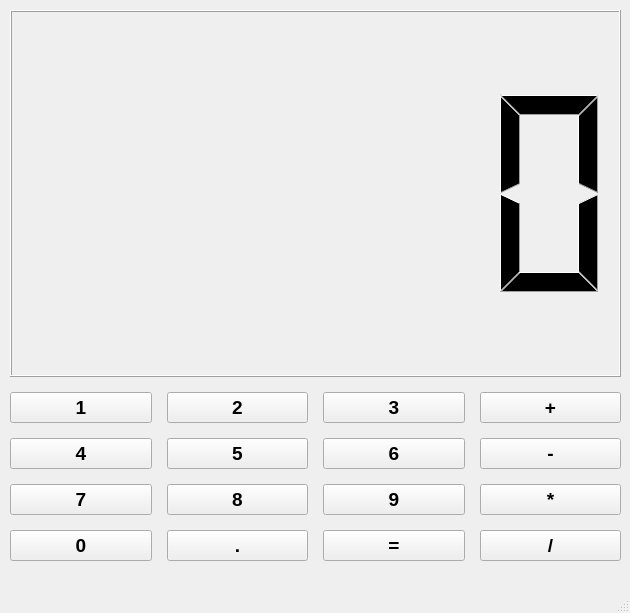
<?xml version="1.0" encoding="UTF-8"?>
<ui version="4.0">
 <class>MainWindow</class>
 <widget class="QMainWindow" name="MainWindow">
  <property name="geometry">
   <rect>
    <x>0</x>
    <y>0</y>
    <width>630</width>
    <height>613</height>
   </rect>
  </property>
  <property name="windowTitle">
   <string>MainWindow</string>
  </property>
  <widget class="QWidget" name="centralwidget">
   <widget class="QWidget" name="">
    <property name="geometry">
     <rect>
      <x>10</x>
      <y>10</y>
      <width>611</width>
      <height>551</height>
     </rect>
    </property>
    <layout class="QVBoxLayout" name="verticalLayout" stretch="0,0">
     <property name="spacing">
      <number>15</number>
     </property>
     <item>
      <widget class="QLCDNumber" name="lcdNumber"/>
     </item>
     <item>
      <layout class="QGridLayout" name="gridLayout_2">
       <item row="3" column="2">
        <widget class="QPushButton" name="pushButton_9">
         <property name="font">
          <font>
           <pointsize>14</pointsize>
           <weight>75</weight>
           <italic>false</italic>
           <bold>true</bold>
          </font>
         </property>
         <property name="text">
          <string>.</string>
         </property>
        </widget>
       </item>
       <item row="3" column="0">
        <widget class="QPushButton" name="pushButton_16">
         <property name="font">
          <font>
           <pointsize>14</pointsize>
           <weight>75</weight>
           <italic>false</italic>
           <bold>true</bold>
          </font>
         </property>
         <property name="text">
          <string>0</string>
         </property>
        </widget>
       </item>
       <item row="2" column="3">
        <widget class="QPushButton" name="pushButton_7">
         <property name="font">
          <font>
           <pointsize>14</pointsize>
           <weight>75</weight>
           <italic>false</italic>
           <bold>true</bold>
          </font>
         </property>
         <property name="text">
          <string>9</string>
         </property>
        </widget>
       </item>
       <item row="3" column="3">
        <widget class="QPushButton" name="pushButton_8">
         <property name="font">
          <font>
           <pointsize>14</pointsize>
           <weight>75</weight>
           <italic>false</italic>
           <bold>true</bold>
          </font>
         </property>
         <property name="text">
          <string>=</string>
         </property>
        </widget>
       </item>
       <item row="0" column="4">
        <widget class="QPushButton" name="pushButton">
         <property name="font">
          <font>
           <pointsize>14</pointsize>
           <weight>75</weight>
           <italic>false</italic>
           <bold>true</bold>
          </font>
         </property>
         <property name="text">
          <string>+</string>
         </property>
        </widget>
       </item>
       <item row="2" column="0">
        <widget class="QPushButton" name="pushButton_13">
         <property name="font">
          <font>
           <pointsize>14</pointsize>
           <weight>75</weight>
           <italic>false</italic>
           <bold>true</bold>
          </font>
         </property>
         <property name="text">
          <string>7</string>
         </property>
        </widget>
       </item>
       <item row="2" column="4">
        <widget class="QPushButton" name="pushButton_3">
         <property name="font">
          <font>
           <pointsize>14</pointsize>
           <weight>75</weight>
           <italic>false</italic>
           <bold>true</bold>
          </font>
         </property>
         <property name="text">
          <string>*</string>
         </property>
        </widget>
       </item>
       <item row="1" column="4">
        <widget class="QPushButton" name="pushButton_4">
         <property name="font">
          <font>
           <pointsize>14</pointsize>
           <weight>75</weight>
           <italic>false</italic>
           <bold>true</bold>
          </font>
         </property>
         <property name="text">
          <string>-</string>
         </property>
        </widget>
       </item>
       <item row="0" column="2">
        <widget class="QPushButton" name="pushButton_11">
         <property name="font">
          <font>
           <pointsize>14</pointsize>
           <weight>75</weight>
           <italic>false</italic>
           <bold>true</bold>
          </font>
         </property>
         <property name="text">
          <string>2</string>
         </property>
        </widget>
       </item>
       <item row="1" column="3">
        <widget class="QPushButton" name="pushButton_5">
         <property name="font">
          <font>
           <pointsize>14</pointsize>
           <weight>75</weight>
           <italic>false</italic>
           <bold>true</bold>
          </font>
         </property>
         <property name="text">
          <string>6</string>
         </property>
        </widget>
       </item>
       <item row="1" column="0">
        <widget class="QPushButton" name="pushButton_14">
         <property name="font">
          <font>
           <pointsize>14</pointsize>
           <weight>75</weight>
           <italic>false</italic>
           <bold>true</bold>
          </font>
         </property>
         <property name="text">
          <string>4</string>
         </property>
        </widget>
       </item>
       <item row="1" column="2">
        <widget class="QPushButton" name="pushButton_10">
         <property name="font">
          <font>
           <pointsize>14</pointsize>
           <weight>75</weight>
           <italic>false</italic>
           <bold>true</bold>
          </font>
         </property>
         <property name="text">
          <string>5</string>
         </property>
        </widget>
       </item>
       <item row="2" column="2">
        <widget class="QPushButton" name="pushButton_12">
         <property name="font">
          <font>
           <pointsize>14</pointsize>
           <weight>75</weight>
           <italic>false</italic>
           <bold>true</bold>
          </font>
         </property>
         <property name="text">
          <string>8</string>
         </property>
        </widget>
       </item>
       <item row="3" column="4">
        <widget class="QPushButton" name="pushButton_2">
         <property name="font">
          <font>
           <pointsize>14</pointsize>
           <weight>75</weight>
           <italic>false</italic>
           <bold>true</bold>
          </font>
         </property>
         <property name="text">
          <string>/</string>
         </property>
        </widget>
       </item>
       <item row="0" column="0">
        <widget class="QPushButton" name="pushButton_15">
         <property name="font">
          <font>
           <pointsize>14</pointsize>
           <weight>75</weight>
           <italic>false</italic>
           <bold>true</bold>
          </font>
         </property>
         <property name="text">
          <string>1</string>
         </property>
        </widget>
       </item>
       <item row="0" column="3">
        <widget class="QPushButton" name="pushButton_6">
         <property name="font">
          <font>
           <pointsize>14</pointsize>
           <weight>75</weight>
           <italic>false</italic>
           <bold>true</bold>
          </font>
         </property>
         <property name="text">
          <string>3</string>
         </property>
        </widget>
       </item>
      </layout>
     </item>
    </layout>
   </widget>
  </widget>
  <widget class="QMenuBar" name="menubar">
   <property name="geometry">
    <rect>
     <x>0</x>
     <y>0</y>
     <width>630</width>
     <height>26</height>
    </rect>
   </property>
  </widget>
  <widget class="QStatusBar" name="statusbar"/>
 </widget>
 <resources/>
 <connections/>
</ui>
